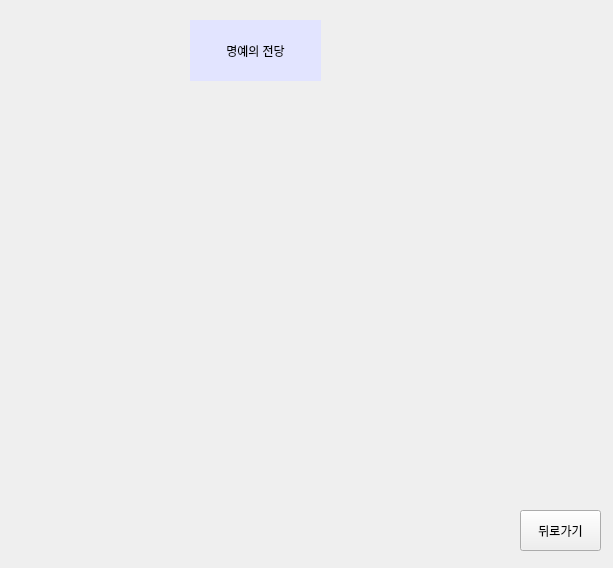
<?xml version="1.0" encoding="UTF-8"?>
<ui version="4.0">
 <class>Fame_hall</class>
 <widget class="QWidget" name="Fame_hall">
  <property name="geometry">
   <rect>
    <x>0</x>
    <y>0</y>
    <width>613</width>
    <height>568</height>
   </rect>
  </property>
  <property name="windowTitle">
   <string>Form</string>
  </property>
  <widget class="QLabel" name="label">
   <property name="geometry">
    <rect>
     <x>190</x>
     <y>20</y>
     <width>131</width>
     <height>61</height>
    </rect>
   </property>
   <property name="styleSheet">
    <string notr="true">background-color: rgb(226, 228, 255);</string>
   </property>
   <property name="text">
    <string>명예의 전당</string>
   </property>
   <property name="alignment">
    <set>Qt::AlignCenter</set>
   </property>
  </widget>
  <widget class="QPushButton" name="back_button">
   <property name="geometry">
    <rect>
     <x>520</x>
     <y>510</y>
     <width>81</width>
     <height>41</height>
    </rect>
   </property>
   <property name="text">
    <string>뒤로가기</string>
   </property>
  </widget>
  <widget class="QWidget" name="gridLayoutWidget">
   <property name="geometry">
    <rect>
     <x>60</x>
     <y>100</y>
     <width>521</width>
     <height>401</height>
    </rect>
   </property>
   <layout class="QGridLayout" name="fames_view"/>
  </widget>
 </widget>
 <resources/>
 <connections/>
</ui>
